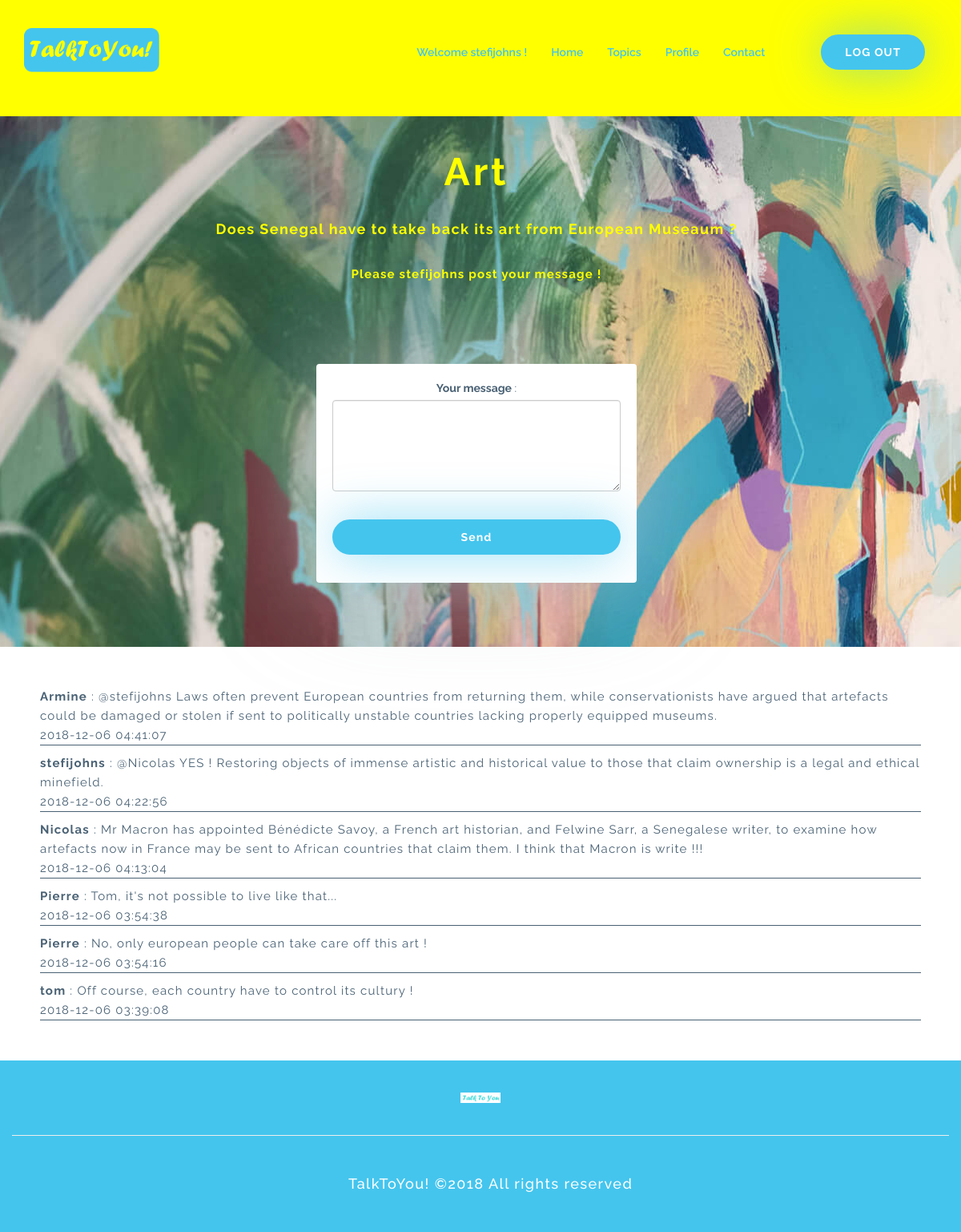
The page /art.php (signed in) on the database its author committed.
### tables this page shows
CREATE TABLE IF NOT EXISTS `forum` (
  `id` int(11) NOT NULL AUTO_INCREMENT,
  `id_user` int(11) NOT NULL,
  `id_topic` int(11) NOT NULL,
  `message` text NOT NULL,
  `date` datetime NOT NULL,
  PRIMARY KEY (`id`)
);

CREATE TABLE IF NOT EXISTS `member` (
  `id` int(11) NOT NULL AUTO_INCREMENT,
  `nickname` varchar(60) NOT NULL,
  `email` varchar(250) NOT NULL,
  `pass` varchar(60) NOT NULL,
  `fullname` varchar(250) NOT NULL,
  `age` int(3) NOT NULL,
  `sex` varchar(10) NOT NULL,
  `interest` text NOT NULL,
  PRIMARY KEY (`id`)
);

### art.php (the view, shortened to what this page needs)
<?php
try
{
  $bdd = new PDO('mysql:host=localhost;dbname=talktoyou;charset=utf8', 'root', '');
  $bdd->setAttribute(PDO::ATTR_ERRMODE, PDO::ERRMODE_EXCEPTION);
  $bdd->setAttribute(PDO::ATTR_EMULATE_PREPARES, false);
}
catch(Exception $e)
{
        die('Erreur : '.$e->getMessage());
}
?>
<!DOCTYPE html>
<html lang="en">
<head>
    <link href="assets/js/plugins/bootsnav_files/skins/color.css" rel="stylesheet">
    <link href="assets/js/plugins/bootsnav_files/css/animate.css" rel="stylesheet">
    <link href="assets/js/plugins/bootsnav_files/css/bootsnav.css" rel="stylesheet">
    <link href="assets/js/plugins/bootsnav_files/css/overwrite.css" rel="stylesheet">
    <link href="assets/js/plugins/owl-carousel/owl.carousel.css" rel="stylesheet">
    <link href="assets/js/plugins/owl-carousel/owl.theme.css" rel="stylesheet">
    <link href="assets/js/plugins/owl-carousel/owl.transitions.css" rel="stylesheet">
    <link href="assets/js/plugins/Magnific-Popup-master/Magnific-Popup-master/dist/magnific-popup.css" rel="stylesheet">
    <link href="https://cdnjs.cloudflare.com/ajax/libs/font-awesome/4.6.3/css/font-awesome.css" rel="stylesheet">
    <link href="assets/bootstrap-3.3.7/bootstrap-3.3.7-dist/css/bootstrap.min.css" rel="stylesheet">
    <link href="assets/css/main.css" rel="stylesheet">
</head>
<body>
    <nav class="navbar navbar-default navbar-fixed white no-background bootsnav navbar-scrollspy" data-minus-value-desktop="70" data-minus-value-mobile="55" data-speed="1000" style="background-color: #ffff00;">
        <div class="container" style="margin-top: -30px;">
            <div class="navbar-header">
                <a class="navbar-brand" href="home.php">
                    <img src="assets/img/test.png" class="logo" alt="logo" style="width: 15%; margin-top: 55px!important;">
                </a>
            </div>
        <?php if(!isset($_SESSION['id']))
        {
          ?>
            <div class="collapse navbar-collapse" id="navbar-menu">
                <ul class="nav navbar-nav navbar-right">
                    <li class="active scroll"><a href="home.php#home">Home</a></li>
                    <li ><a href="home.php#about">What can you do ?</a></li>
                    <li ><a href="contact.php">Contact</a></li>
                    <li class="button-holder">
                        <button type="button" class="btn btn-blue navbar-btn" data-toggle="modal" data-target="#SignIn">Log in</button>
                    </li>
                    <li class="button-holder">
                        <a style="color: inherit; margin-top: -35px!important" href="home.php#home"><button type="button" class="btn btn-blue navbar-btn" value="Signup">Sign up</button></a>
                    </li>
                </ul>
            </div>
            <?php
        }
        else
        {
            ?>
            <div class="collapse navbar-collapse" id="navbar-menu">
                <ul class="nav navbar-nav navbar-right">
                    <li class="active scroll"> <a>
                        <?php
                        if (isset($_SESSION['id']) AND isset($_SESSION['nickname']))
                        {
                            echo 'Welcome ' . $_SESSION['nickname'].' !';
                        }?>
                        </a>
                    </li>
                    <li class="active scroll"><a href="index.php">Home</a></li>
                    <li class="active scroll"><a href="index.php">Topics</a></li>
                    <li class="active scroll"><a href="profile.php">Profile</a></li>
                    <li class="active scroll"><a href="contact.php">Contact</a></li>
                    <li class="button-holder">
                        <a style="color: inherit; margin-top: -35px!important" href="deconnexion.php"><button type="button" class="btn btn-blue navbar-btn" value="LOGOUT">LOG OUT</button> </a>
                    </li>
                </ul>
            </div>
            <?php
        }
        ?>
        </div>
    </nav>
    <br>
    <br>
    <br>
    <br>
    <br>
    <br>
    <section style="margin-left: -10px;background-image: url('assets/img/art2.jpg')!important;">
    <?php if(isset($_SESSION['id']))
    {
        ?>
        <br/>
        <h1 style="text-align: center; font-weight:bold ; color: #ffff00;">Art</h1>
        <h5 style="text-align: center; font-weight:bold ; color: #ffff00;">Does Senegal have to take back its art from European Museaum ?</h5>
        <br>
        <?php
        if (isset($_POST['message']) ) {
            if(strlen($_POST['message'])>=3)
            {
                $message = $_POST['message'];
                $id_user = $_SESSION['id'];
                $dated1 =time() - (5*60*60);
                $dated = date('Y-m-d H:i:s', $dated1);
                $id_topic = 2;
                $req = $bdd->prepare('INSERT INTO `forum`(`id_user`,`id_topic`,`message`,`date`) VALUES (:id_user,:id_topic,:message, :dated);');
                $req->execute(array('id_user' => $id_user,'id_topic' => $id_topic, 'message'=>htmlspecialchars($_POST['message']),'dated'=> $dated ) );
            }
            else{
                $form=true;
                ?>
                <p style="text-align:center; font-weight:bold; color: #ffff00;">Your message must have 3 characters at least.</p>
                <?php
            }
        }
        else {
            ?>
            <p style="text-align:center; font-weight:bold;color: #ffff00;">
                <?php
                echo 'Please <strong>' . $_SESSION['nickname'] . ' </strong> post your message !';
                ?>
            </p>
            <?php
        }
        ?>
        <section id="topics" class="section-padding">
             <div class="container">
                        <div style="margin-top:-20px!important;width: 400px;margin: 0 auto;">
                            <div class="thumbnail topics1">
                                <form action="art.php" method="post">
                                    <div class="form-group">
                                        <label for="message">Your message</label> :
                                        <textarea class="form-control" rows="5" name="message"></textarea>
                                        <br />
                                    </div>
                                   <div class="form-group text-center">
                                        <button type="submit" name="submit" class="btn btn-blue btn-block">Send</button>
                                    </div>
                                 </form>
                            </div>
                        </div>
            </div>
        </section>
    </section>
    <section style="margin : 50px;">
        <?php
        $reponse = $bdd->query('SELECT member.nickname, forum.message, forum.date FROM forum, member where member.id = forum.id_user and id_topic=2 ORDER BY date DESC LIMIT 0, 10');
        while ($donnees = $reponse->fetch())
        {
            echo '<p class="messagepost"><strong>' . htmlspecialchars($donnees['nickname']) . '</strong> : ' . htmlspecialchars($donnees['message']) . '<br>' . htmlspecialchars($donnees['date']) . '</p>';
        }
    }
    else{
        echo "<script type='text/javascript'>document.location.replace('home.php');</script>";
        ?>
        ?>
        <p style="height:200px!important;"> You must be connected to have access to this page. <a href="home.php">Login here ! </a> </p>
        <?php
    }
    ?>
    </section>
    <footer>
        <div class="container">
            <div class="row">
                <div class="footer-caption">
                    <img src="assets/img/logo.png" class="img-responsive center-block" alt="logo">
                    <hr>
                    <h5 style="padding-left: 420px;" class="pull-left">TalkToYou! &copy;2018 All rights reserved</h5>
                </div>
            </div>
        </div>
    </footer>
    </body>
</html>

### assets/css/main.css (style rules this page uses)
body { font-family: 'Raleway', sans-serif; color: #496174; background: #fff; font-size: 14px; line-height: 24px; }
.section-padding { padding: 60px 0; }
h1 { font-size: 48px; font-weight: 700; letter-spacing: 0.08em; margin-bottom: 35px; color: #fff; }
h5 { font-size: 18px; letter-spacing: 0.08em; }
p { font-size: 15px; letter-spacing: 0.08em; line-height: 24px; }
.btn-blue { background: #44c5ee; padding: 10px 28px; border: 2px solid #44c5ee; color: #fff; border-radius: 50px; font-weight: 700; letter-spacing: 0.08em; -webkit-transition: 0.5s all; transition: 0.5s all; box-shadow: 0px 0px 60px 0px rgba(68, 197, 238, 0.6); outline: none !important; }
nav.navbar.bootsnav.navbar-fixed .navbar-brand { padding: 10px 15px; }
nav.navbar.bootsnav.navbar-fixed ul.nav > li > a { padding: 35px 15px; }
nav.navbar.bootsnav.navbar-fixed .button-holder { padding: 15px 0; margin-left: 40px; }
#about .icon-box, { margin-top: 40px; }
#topics { text-align: center; }
#topics .topics1 { background: #fff; box-shadow: 0px 0px 150px 0px rgba(213, 216, 224, 0.7); border: 0; margin-top: 50px; padding: 20px; }
footer { background: #44c5ee; color: #fff; padding: 40px 0; }
footer hr { margin: 40px 0; }
footer img { width: 50px; }

### art.php (style rules this page uses)
a:link { text-decoration: none!important; }
p.messagepost { border-bottom: solid 1px; }

### rows shown on the page
forum: id_user.nickname "Armine", message "@stefijohns Laws often prevent European countries from returning them, while conservationists have argued that artefacts could be damaged or stolen if sent to politically unstable countries lacking properly equipped museums.", date "2018-12-06 04:41:07"
forum: id_user.nickname "stefijohns", message "@Nicolas YES ! Restoring objects of immense artistic and historical value to those that claim ownership is a legal and ethical minefield.", date "2018-12-06 04:22:56"
forum: id_user.nickname "Nicolas", message "Mr Macron has appointed Bénédicte Savoy, a French art historian, and Felwine Sarr, a Senegalese writer, to examine how artefacts now in France may be sent to African countries that claim them. I think that Macron is write !!!", date "2018-12-06 04:13:04"
forum: id_user.nickname "Pierre", message "Tom, it's not possible to live like that...", date "2018-12-06 03:54:38"
forum: id_user.nickname "Pierre", message "No, only european people can take care off this art !", date "2018-12-06 03:54:16"
forum: id_user.nickname "tom", message "Off course, each country have to control its cultury !", date "2018-12-06 03:39:08"

### other values the page prints
$_SESSION['nickname'] "stefijohns"
